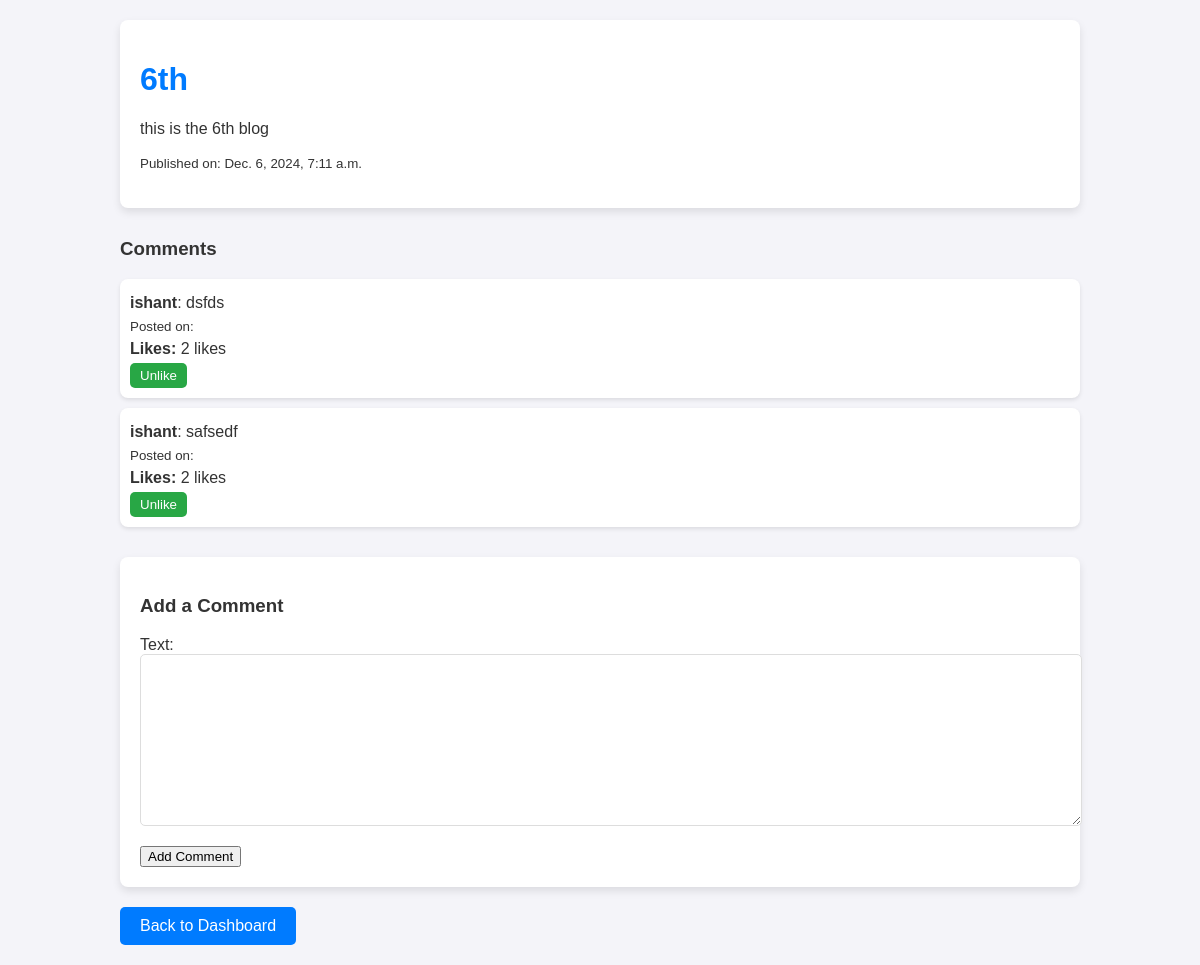
Screenshot of /blog/6th/ (signed in) with the database file from the repository.
### blog_app/models.py (models this page shows, shortened)
class Blog(models.Model):
    title = models.CharField(max_length=200)
    content = models.TextField()
    author = models.ForeignKey(User, on_delete=models.CASCADE)
    published_date = models.DateTimeField(auto_now_add=True)
    slug = models.SlugField(unique=True, blank=True)

class Comment(models.Model):
    blog = models.ForeignKey(Blog, on_delete=models.CASCADE, related_name='comments')
    user = models.ForeignKey(User, on_delete=models.CASCADE)
    text = models.TextField()
    created_date = models.DateTimeField(auto_now_add=True)
    likes = models.ManyToManyField(User, related_name="liked_comments")

### blog_app/views.py (the view)
# urls.py: path('blog/<slug:slug>/', views.blog_detail, name='blog_detail'),
@login_required
def blog_detail(request, slug):
    blog = get_object_or_404(Blog, slug=slug)
    comments = blog.comments.all()
    if request.method == 'POST':
        comment_form = CommentForm(request.POST)
        if comment_form.is_valid():
            comment = comment_form.save(commit=False)
            comment.user = request.user
            comment.blog = blog
            comment.save()
            return redirect('blog_detail', slug=slug)  # Redirect to avoid resubmission
    else:
        comment_form = CommentForm()
    return render(request, 'blog_detail.html', {'blog': blog, 'comments': comments, 'comment_form': comment_form})

### blog_app/forms.py
class CommentForm(forms.ModelForm):
    class Meta:
        model = Comment
        fields = ['text']

### blog_app/templates/blog_detail.html (shortened to what this page needs)
<!DOCTYPE html>
<html lang="en">
<head>
</head>
<body>
    <div class="container">
        <div class="blog-content">
            <h1>{{ blog.title }}</h1>
            <p>{{ blog.content }}</p>
            <p><small>Published on: {{ blog.published_date }}</small></p>
        </div>
        <div class="comments-section">
            <h3>Comments</h3>
            {% for comment in comments %}
                <div class="comment">
                    <p><strong>{{ comment.user.username }}</strong>: {{ comment.text }}</p>
                    <p><small>Posted on: {{ comment.created_at }}</small></p>
                    <p><strong>Likes:</strong> {{ comment.likes.count }} likes</p>
                    <form method="POST" action="{% url 'like_comment' comment.id %}">
                        <button type="submit" class="like-button">
                            {% if request.user in comment.likes.all %}
                                Unlike
                            {% else %}
                                Like
                            {% endif %}
                        </button>
                    </form>
                </div>
            {% empty %}
                <p>No comments yet.</p>
            {% endfor %}
        </div>
        <div class="add-comment-form">
            <h3>Add a Comment</h3>
            <form method="POST">
                {{ comment_form.as_p }}
                <button type="submit">Add Comment</button>
            </form>
        </div>
        <a href="{% url 'dashboard' %}" class="back-button">Back to Dashboard</a>
    </div>
</body>
</html>

### blog_app/templates/blog_detail.html (style rules this page uses)
body { font-family: Arial, sans-serif; background-color: #f4f4f9; color: #333; margin: 0; padding: 0; }
h1 { color: #007BFF; }
.container { width: 80%; margin: 0 auto; padding: 20px; }
.blog-content { background-color: #fff; padding: 20px; border-radius: 8px; box-shadow: 0 4px 8px rgba(0, 0, 0, 0.1); }
.comments-section { margin-top: 30px; }
.comment { background-color: #fff; margin-bottom: 10px; padding: 10px; border-radius: 8px; box-shadow: 0 2px 4px rgba(0, 0, 0, 0.1); }
.comment p { margin: 5px 0; }
.like-button { background-color: #28a745; color: white; border: none; padding: 5px 10px; cursor: pointer; border-radius: 5px; }
.add-comment-form { margin-top: 30px; background-color: #fff; padding: 20px; border-radius: 8px; box-shadow: 0 4px 8px rgba(0, 0, 0, 0.1); }
.add-comment-form textarea { width: 100%; padding: 10px; border: 1px solid #ddd; border-radius: 5px; resize: vertical; }
.back-button { display: inline-block; margin-top: 20px; background-color: #007BFF; color: white; padding: 10px 20px; text-decoration: none; border-radius: 5px; }

### rows the page displays
Blog: title "6th", content "this is the 6th blog", published_date "Dec. 6, 2024, 7:11 a.m."
Comment: user.username "ishant", text "dsfds", likes.count "2", shows "Unlike"
Comment: user.username "ishant", text "safsedf", likes.count "2", shows "Unlike"
